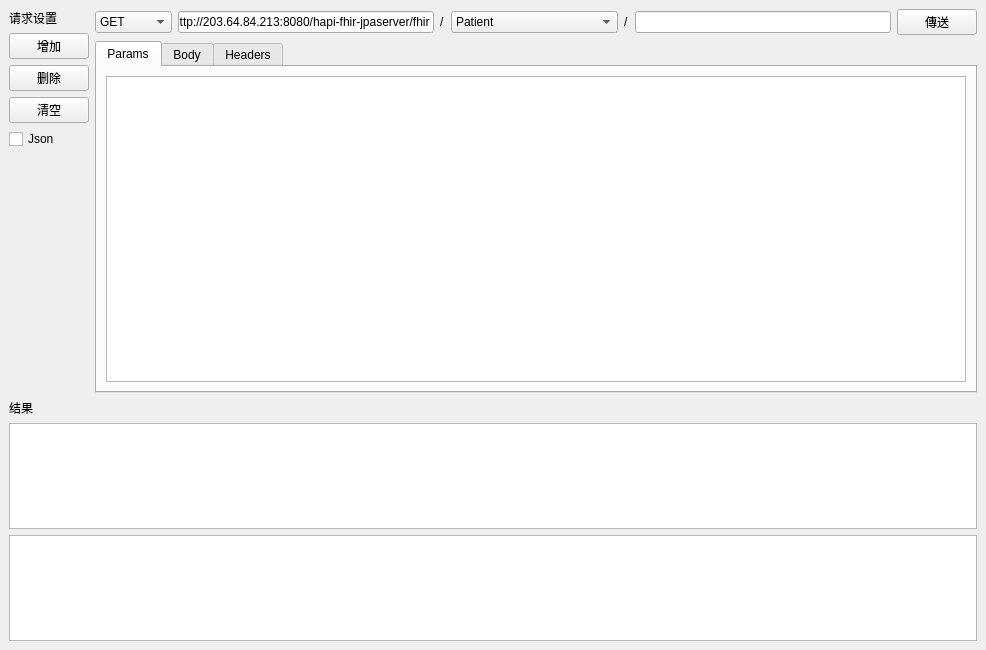
<?xml version="1.0" encoding="UTF-8"?>
<ui version="4.0">
 <class>MyPostman</class>
 <widget class="QMainWindow" name="MyPostman">
  <property name="geometry">
   <rect>
    <x>0</x>
    <y>0</y>
    <width>986</width>
    <height>650</height>
   </rect>
  </property>
  <property name="windowTitle">
   <string>MyPostman</string>
  </property>
  <widget class="QWidget" name="centralwidget">
   <layout class="QVBoxLayout" name="verticalLayout_5">
    <item>
     <layout class="QHBoxLayout" name="horizontalLayout_2">
      <item>
       <layout class="QVBoxLayout" name="verticalLayout_4">
        <item>
         <widget class="QLabel" name="label_request">
          <property name="text">
           <string>请求设置</string>
          </property>
         </widget>
        </item>
        <item>
         <layout class="QVBoxLayout" name="verticalLayout_3">
          <item>
           <widget class="QPushButton" name="btn_add">
            <property name="toolTip">
             <string>&lt;html&gt;&lt;head/&gt;&lt;body&gt;&lt;p&gt;双击最后一行也可以进行添加操作&lt;/p&gt;&lt;/body&gt;&lt;/html&gt;</string>
            </property>
            <property name="text">
             <string>增加</string>
            </property>
           </widget>
          </item>
          <item>
           <widget class="QPushButton" name="btn_delete">
            <property name="text">
             <string>删除</string>
            </property>
           </widget>
          </item>
          <item>
           <widget class="QPushButton" name="btn_clear">
            <property name="text">
             <string>清空</string>
            </property>
           </widget>
          </item>
          <item>
           <widget class="QCheckBox" name="checkBox_JSON">
            <property name="text">
             <string>Json</string>
            </property>
           </widget>
          </item>
          <item>
           <spacer name="verticalSpacer">
            <property name="orientation">
             <enum>Qt::Vertical</enum>
            </property>
            <property name="sizeHint" stdset="0">
             <size>
              <width>20</width>
              <height>40</height>
             </size>
            </property>
           </spacer>
          </item>
         </layout>
        </item>
       </layout>
      </item>
      <item>
       <layout class="QVBoxLayout" name="verticalLayout">
        <item>
         <layout class="QHBoxLayout" name="horizontalLayout">
          <item>
           <widget class="QComboBox" name="comboBox_prot">
            <item>
             <property name="text">
              <string>GET</string>
             </property>
            </item>
            <item>
             <property name="text">
              <string>POST</string>
             </property>
            </item>
            <item>
             <property name="text">
              <string>PUT</string>
             </property>
            </item>
            <item>
             <property name="text">
              <string>DELETE</string>
             </property>
            </item>
           </widget>
          </item>
          <item>
           <widget class="QLineEdit" name="lineEdit_request">
            <property name="text">
             <string>http://203.64.84.213:8080/hapi-fhir-jpaserver/fhir</string>
            </property>
           </widget>
          </item>
          <item>
           <widget class="QLabel" name="label_2">
            <property name="text">
             <string>/</string>
            </property>
           </widget>
          </item>
          <item>
           <widget class="QComboBox" name="comboBox_httpType">
            <property name="toolTip">
             <string>&lt;html&gt;&lt;head/&gt;&lt;body&gt;&lt;p&gt;已自动在URL前添加协议类型&lt;/p&gt;&lt;/body&gt;&lt;/html&gt;</string>
            </property>
            <item>
             <property name="text">
              <string>Patient</string>
             </property>
            </item>
            <item>
             <property name="text">
              <string>MedicationRequest</string>
             </property>
            </item>
            <item>
             <property name="text">
              <string>Observation</string>
             </property>
            </item>
            <item>
             <property name="text">
              <string>MedicationAdministration</string>
             </property>
            </item>
           </widget>
          </item>
          <item>
           <widget class="QLabel" name="label">
            <property name="text">
             <string>/</string>
            </property>
           </widget>
          </item>
          <item>
           <widget class="QLineEdit" name="lineEdit_id"/>
          </item>
          <item>
           <widget class="QPushButton" name="btn_send">
            <property name="text">
             <string>傳送</string>
            </property>
           </widget>
          </item>
         </layout>
        </item>
        <item>
         <widget class="QTabWidget" name="tabWidget">
          <property name="toolTip">
           <string>&lt;html&gt;&lt;head/&gt;&lt;body&gt;&lt;p&gt;空数据将不会提交给服务器&lt;/p&gt;&lt;/body&gt;&lt;/html&gt;</string>
          </property>
          <property name="currentIndex">
           <number>0</number>
          </property>
          <widget class="QWidget" name="tab_Params">
           <attribute name="title">
            <string>Params</string>
           </attribute>
           <layout class="QGridLayout" name="gridLayout_3">
            <item row="0" column="0">
             <widget class="QTableView" name="tableView_Params">
              <property name="toolTip">
               <string>&lt;html&gt;&lt;head/&gt;&lt;body&gt;&lt;p&gt;空数据将不会提交给服务器&lt;/p&gt;&lt;/body&gt;&lt;/html&gt;</string>
              </property>
             </widget>
            </item>
           </layout>
          </widget>
          <widget class="QWidget" name="tab_Body">
           <attribute name="title">
            <string>Body</string>
           </attribute>
           <layout class="QGridLayout" name="gridLayout_4">
            <item row="0" column="0">
             <widget class="QTableView" name="tableView_Body"/>
            </item>
            <item row="1" column="0">
             <widget class="QTextEdit" name="textEdit_Post"/>
            </item>
           </layout>
          </widget>
          <widget class="QWidget" name="tab_Headers">
           <attribute name="title">
            <string>Headers</string>
           </attribute>
           <layout class="QGridLayout" name="gridLayout_5">
            <item row="0" column="0">
             <widget class="QTableView" name="tableView_Headers">
              <property name="toolTip">
               <string>&lt;html&gt;&lt;head/&gt;&lt;body&gt;&lt;p&gt;空数据将不会提交给服务器&lt;/p&gt;&lt;/body&gt;&lt;/html&gt;</string>
              </property>
             </widget>
            </item>
           </layout>
          </widget>
         </widget>
        </item>
       </layout>
      </item>
     </layout>
    </item>
    <item>
     <layout class="QVBoxLayout" name="verticalLayout_2">
      <item>
       <widget class="QLabel" name="label_result">
        <property name="text">
         <string>结果</string>
        </property>
       </widget>
      </item>
      <item>
       <widget class="QTextEdit" name="textEdit_result">
        <property name="readOnly">
         <bool>true</bool>
        </property>
       </widget>
      </item>
     </layout>
    </item>
    <item>
     <widget class="QTextEdit" name="textEdit_Scope"/>
    </item>
   </layout>
  </widget>
  <widget class="QMenuBar" name="menubar">
   <property name="geometry">
    <rect>
     <x>0</x>
     <y>0</y>
     <width>986</width>
     <height>25</height>
    </rect>
   </property>
  </widget>
 </widget>
 <resources/>
 <connections/>
</ui>
